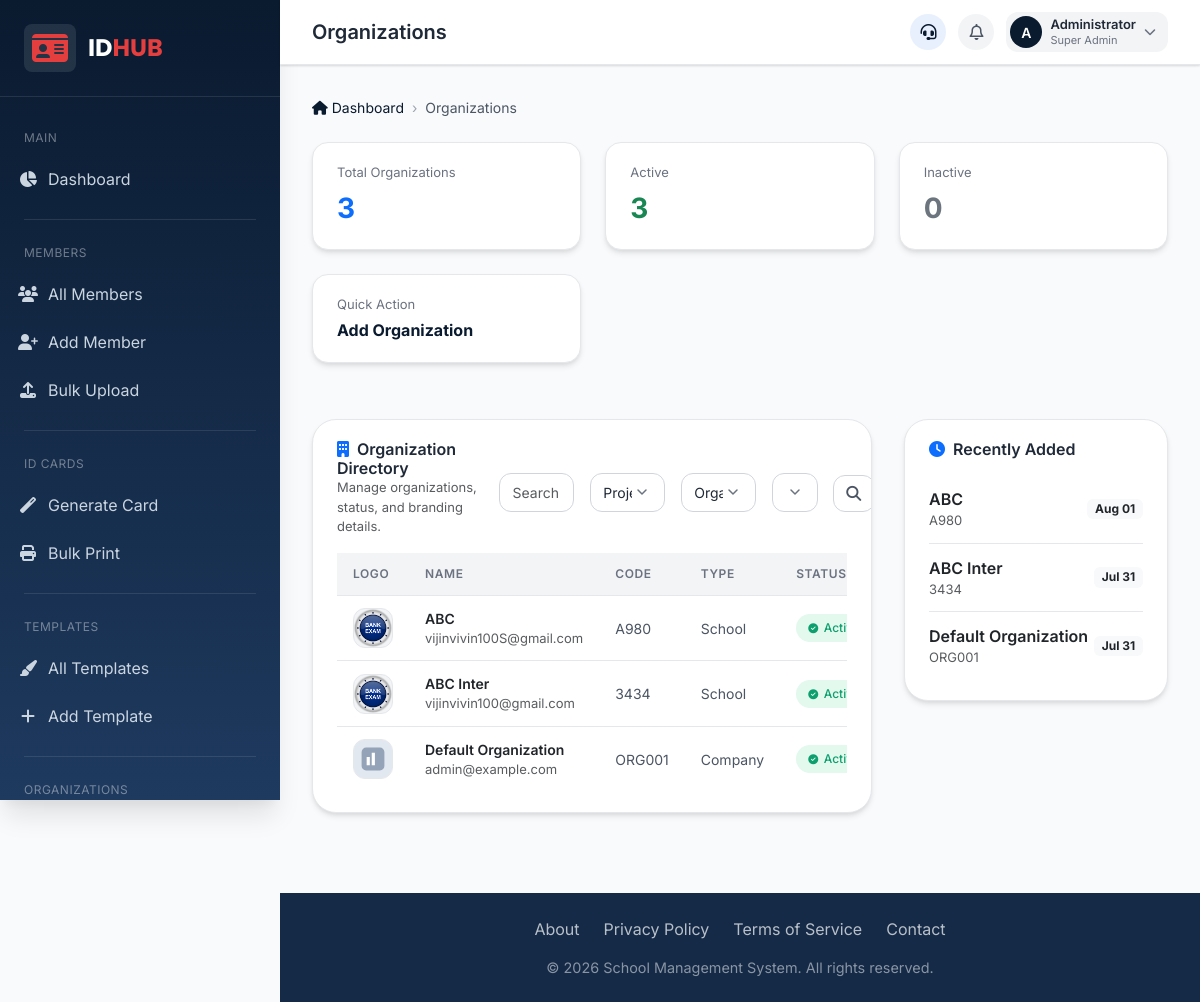
/organizations/index.php (signed in), run on the app's committed database.
### tables this page shows
CREATE TABLE `organizations` (
  `id` int(11) NOT NULL AUTO_INCREMENT,
  `organization_name` varchar(150) NOT NULL,
  `organization_code` varchar(50) DEFAULT NULL,
  `logo` varchar(255) DEFAULT NULL,
  `address` text DEFAULT NULL,
  `phone` varchar(20) DEFAULT NULL,
  `email` varchar(100) DEFAULT NULL,
  `website` varchar(150) DEFAULT NULL,
  `organization_type` enum('school','college','company','government','hospital','ngo','other') DEFAULT 'company',
  `project_type` enum('residence','corporate') DEFAULT 'corporate',
  `status` tinyint(1) DEFAULT 1,
  `created_at` timestamp NOT NULL DEFAULT current_timestamp(),
  `updated_at` timestamp NOT NULL DEFAULT current_timestamp() ON UPDATE current_timestamp(),
  `created_by` int(11) DEFAULT NULL,
  `updated_by` int(11) DEFAULT NULL,
  `deleted_by` int(11) DEFAULT NULL,
  `deleted_at` timestamp NULL DEFAULT NULL,
  PRIMARY KEY (`id`),
  UNIQUE KEY `organization_code` (`organization_code`)
);

### organizations/functions.php (called while the page is built, shortened)
<?php
if (!function_exists('get_organization_logo_path')) {
    function get_organization_logo_path(?string $logoName): string
    {
        if (empty($logoName)) {
            return 'assets/uploads/logo/default.svg';
        }
        $candidate = __DIR__ . '/assets/uploads/logo/' . basename($logoName);
        if (file_exists($candidate)) {
            return 'assets/uploads/logo/' . basename($logoName);
        }
        return 'assets/uploads/logo/default.svg';
    }
}
if (!function_exists('get_organization_counts')) {
    function get_organization_counts(PDO $pdo): array
    {
        $total = $pdo->query("SELECT COUNT(*) FROM organizations WHERE deleted_at IS NULL")->fetchColumn();
        $active = $pdo->query("SELECT COUNT(*) FROM organizations WHERE deleted_at IS NULL AND status = 1")->fetchColumn();
        $inactive = $pdo->query("SELECT COUNT(*) FROM organizations WHERE deleted_at IS NULL AND status = 0")->fetchColumn();
        return [
            'total' => (int)$total,
            'active' => (int)$active,
            'inactive' => (int)$inactive,
        ];
    }
}
?>

### organizations/index.php (the view, shortened to what this page needs)
<?php
require_once __DIR__ . '/../config.php';
require_once __DIR__ . '/functions.php';
$search = trim($_GET['search'] ?? '');
$page = max(1, (int)($_GET['page'] ?? 1));
$perPage = 15;
$where = ['deleted_at IS NULL'];
$params = [];
$sql = 'SELECT * FROM organizations WHERE ' . implode(' AND ', $where) . ' ORDER BY created_at DESC';
$stmt = $pdo->prepare($sql);
$stmt->execute($params);
$organizations = $stmt->fetchAll(PDO::FETCH_ASSOC);
$offset = ($page - 1) * $perPage;
$paginated = array_slice($organizations, $offset, $perPage);
$counts = get_organization_counts($pdo);
$recent = $pdo->query("SELECT * FROM organizations WHERE deleted_at IS NULL ORDER BY created_at DESC LIMIT 5")->fetchAll(PDO::FETCH_ASSOC);
function get_organization_status_badge($status) {
    if ($status == 1) {
        return '<span class="status-badge active"><i class="fas fa-check-circle"></i>Active</span>';
    }
    return '<span class="status-badge inactive"><i class="fas fa-minus-circle"></i>Inactive</span>';
}
?>
<!DOCTYPE html>
<html lang="en">
<head>
    <link rel="stylesheet" href="https://cdnjs.cloudflare.com/ajax/libs/font-awesome/6.4.0/css/all.min.css">
    <link href="https://cdn.jsdelivr.net/npm/bootstrap@5.3.0/dist/css/bootstrap.min.css" rel="stylesheet">
</head>
<body>
    <div class="dashboard-wrapper">
        <?php include __DIR__ . '/../includes/sidebar.php'; ?>
        <main class="main-content">
            <?php include __DIR__ . '/../includes/header.php'; ?>
            <div class="content-area">
                <div class="breadcrumb-container">
                    <nav aria-label="breadcrumb">
                        <ol class="breadcrumb mb-0">
                            <li class="breadcrumb-item"><a href="../dashboard.php"><i class="fas fa-home me-1"></i>Dashboard</a></li>
                            <li class="breadcrumb-item active" aria-current="page">Organizations</li>
                        </ol>
                    </nav>
                </div>
                <div class="stats-grid">
                    <div class="stat-card">
                        <div class="stat-label">Total Organizations</div>
                        <div class="stat-number text-primary"><?= $counts['total'] ?></div>
                    </div>
                    <div class="stat-card">
                        <div class="stat-label">Active</div>
                        <div class="stat-number text-success"><?= $counts['active'] ?></div>
                    </div>
                    <div class="stat-card">
                        <div class="stat-label">Inactive</div>
                        <div class="stat-number text-secondary"><?= $counts['inactive'] ?></div>
                    </div>
                    <div class="stat-card" style="cursor: pointer;" onclick="window.location.href='add.php'">
                        <div class="stat-label">Quick Action</div>
                        <div class="stat-number" style="font-size: 1rem; color: var(--primary);">Add Organization</div>
                    </div>
                </div>
                <div class="row g-4">
                    <div class="col-lg-8">
                        <div class="card">
                            <div class="card-body">
                                <div class="d-flex flex-column flex-md-row justify-content-between align-items-md-center mb-3 gap-3">
                                    <div>
                                        <h5 class="card-title mb-0"><i class="fas fa-building text-primary me-2"></i>Organization Directory</h5>
                                        <p class="text-muted small mb-0">Manage organizations, status, and branding details.</p>
                                    </div>
                                    <div>
                                        <form method="get" class="row g-2 align-items-end">
                                            <div class="col-md-3">
                                                <input type="text" name="search" class="form-control" placeholder="Search" value="<?= htmlspecialchars($search) ?>">
                                            </div>
                                            <div class="col-md-3">
                                                <select name="project_type" class="form-select">
                                                    <option value="">Project Type</option>
                                                </select>
                                            </div>
                                            <div class="col-md-3">
                                                <select name="organization_type" class="form-select">
                                                    <option value="">Organization Type</option>
                                                </select>
                                            </div>
                                            <div class="col-md-2">
                                                <select name="status" class="form-select">
                                                    <option value="">Status</option>
                                                </select>
                                            </div>
                                            <div class="col-md-1">
                                                <button type="submit" class="btn btn-outline-secondary w-100"><i class="fas fa-search"></i></button>
                                            </div>
                                        </form>
                                    </div>
                                </div>
                                <div class="table-responsive">
                                    <table class="table">
                                        <thead>
                                            <tr>
                                                <th>Logo</th>
                                                <th>Name</th>
                                                <th>Code</th>
                                                <th>Type</th>
                                                <th>Status</th>
                                            </tr>
                                        </thead>
                                        <tbody>
                                            <?php if (empty($paginated)): ?>
                                                <tr>
                                                    <td colspan="6" class="text-center text-muted py-4">
                                                        <i class="fas fa-building fa-2x mb-2 d-block text-secondary"></i>
                                                        No organizations found.
                                                    </td>
                                                </tr>
                                            <?php else: ?>
                                                <?php foreach ($paginated as $organization): ?>
                                                    <tr>
                                                        <td>
                                                            <img src="<?= htmlspecialchars(get_organization_logo_path($organization['logo'] ?? '')) ?>" class="logo-thumb" alt="Logo">
                                                        </td>
                                                        <td>
                                                            <div class="fw-semibold text-dark"><?= htmlspecialchars($organization['organization_name']) ?></div>
                                                            <div class="small text-muted"><?= htmlspecialchars($organization['email'] ?? '') ?></div>
                                                        </td>
                                                        <td><?= htmlspecialchars($organization['organization_code'] ?? '') ?></td>
                                                        <td><?= htmlspecialchars(ucfirst((string)($organization['organization_type'] ?? ''))) ?></td>
                                                        <td><?= get_organization_status_badge((int)($organization['status'] ?? 0)) ?></td>
                                                    </tr>
                                                <?php endforeach; ?>
                                            <?php endif; ?>
                                        </tbody>
                                    </table>
                                </div>
                            </div>
                        </div>
                    </div>
                    <div class="col-lg-4">
                        <div class="card">
                            <div class="card-body">
                                <h5 class="card-title"><i class="fas fa-clock text-primary me-2"></i>Recently Added</h5>
                                <div class="list-group list-group-flush">
                                    <?php foreach ($recent as $item): ?>
                                        <div class="list-group-item d-flex justify-content-between align-items-center px-0">
                                            <div>
                                                <div class="fw-semibold text-dark"><?= htmlspecialchars($item['organization_name']) ?></div>
                                                <div class="small text-muted"><?= htmlspecialchars($item['organization_code'] ?? '') ?></div>
                                            </div>
                                            <span class="badge bg-light text-dark"><?= date('M d', strtotime($item['created_at'])) ?></span>
                                        </div>
                                    <?php endforeach; ?>
                                </div>
                            </div>
                        </div>
                    </div>
                </div>
            </div>
            <?php include __DIR__ . '/../includes/footer.php'; ?>
        </main>
    </div>
</body>
</html>

### includes/sidebar.php (style rules this page uses)
:root { --primary: #0a1a2f; --primary-light: #1e3a5f; --primary-soft: #e8f0fe; --accent: #e53e3e; --accent-soft: #fee2e2; --success: #0e9f6e; --success-soft: #e3f9ee; --warning: #f4b740; --warning-soft: #fef5e0; --danger: #dc2626; --danger-soft: #fee2e2; --info: #3b82f6; --shadow-xl: 0 20px 25px -5px rgba(0,0,0,0.1), 0 10px 10px -5px rgba(0,0,0,0.04); --radius-md: 0.5rem; }

### data on the page
organizations: logo (picture), organization_name "ABC", email "vijinvivin100S@gmail.com", organization_code "A980", organization_type "School", status 1 (drawn), created_at "Aug 01"
organizations: logo (picture), organization_name "ABC Inter", email "vijinvivin100@gmail.com", organization_code "3434", organization_type "School", status 1 (drawn), created_at "Jul 31"
organizations: shows a picture, organization_name "Default Organization", email "admin@example.com", organization_code "ORG001", organization_type "Company", status 1 (drawn), created_at "Jul 31"

### other printed values
$headerPageTitle "Organizations"
$headerDisplayInitials "A"
$headerUsername "Administrator"
$headerRole "Super Admin"
$counts['total'] "3"
$counts['active'] "3"
$counts['inactive'] "0"
